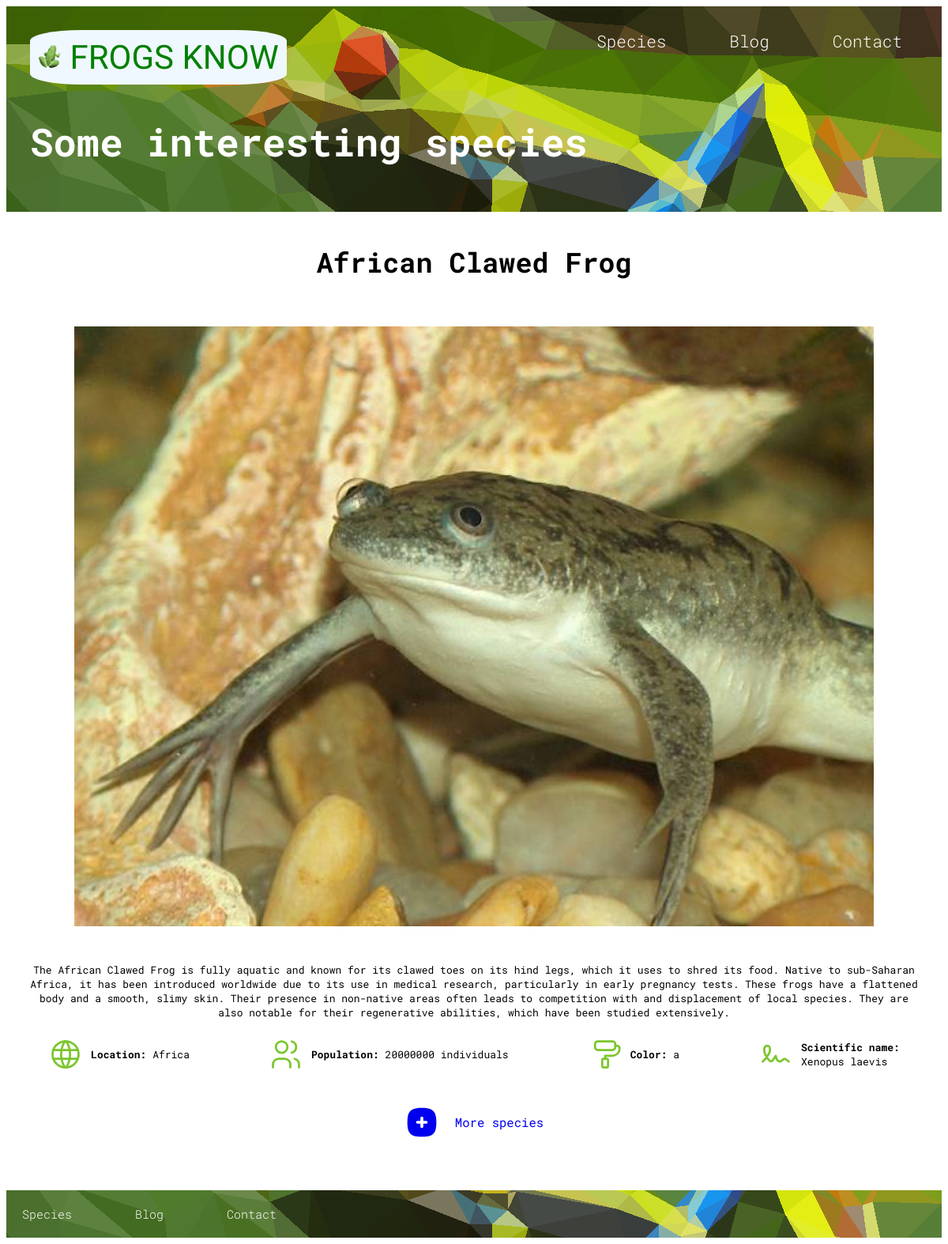
The page /specie.php?name=African+Clawed+Frog on the database its author committed.
### tables this page shows
CREATE TABLE IF NOT EXISTS `species` (
  `id` INT(11) NOT NULL AUTO_INCREMENT,
  `name` VARCHAR(45) NOT NULL,
  `continent` VARCHAR(45) NOT NULL,
  `short_description` VARCHAR(200) NOT NULL,
  `description` LONGTEXT NOT NULL,
  `picture` VARCHAR(200) NOT NULL,
  `population` INT(15) NOT NULL,
  `color` VARCHAR(45) NOT NULL,
  `name_scientific` VARCHAR(45) NOT NULL,
  PRIMARY KEY (`id`));

### includes/db/db.php (called while the page is built, shortened)
<?php
    function obtainInfoSpecie($db, $name) : array {
        $name = $db->real_escape_string($name);
        $sql = "SELECT * FROM species WHERE name = ?";
        if ($stmt = $db->prepare($sql)) {
        $stmt->bind_param('s', $name);
        $stmt->execute();
        $result = $stmt->get_result();
        if ($result) {
            if ($result->num_rows > 0) {
                $info = $result->fetch_assoc();
                return $info;
            } else {;
                return [];
            }
        } else {
            echo 'Error en la consulta: ' . $stmt->error;
            return [];
        }
    }
    }
?>

### specie.php (the view, shortened to what this page needs)
<!DOCTYPE html>
<html lang="en">
<head>
    <link rel="stylesheet" href="build/css/specie.css">
</head>
<body>
    <header class="header">
        <section class="contenedor">
            <div class="barra">
                <a href="/" class="logo">
                    <img src="build/img/logo.svg">
                    FROGS KNOW
                </a>
            <nav class="naveg">
                <a href="species.php">Species</a>
                <a href="blog.php">Blog</a>
                <a href="contact.html">Contact</a>
            </nav>
            </div>
            <h1 class="titulo">Some interesting species</h1>
    </header>
    <main>
        <?php
        include '/apache/htdocs/FrogsKnow/includes/db/db.php';
        if (isset($_GET['name'])) {
            $name = urldecode($_GET['name']);
            $db = connectDB();
            $specie = obtainInfoSpecie($db, $name);
            if (! $specie) {
                echo 'No se encontró la especie :(';
            }
            else {
                echo '
                <section class="title-specie">
                    <h1>'.htmlspecialchars($specie['name']).'</h1>
                </section>
                <picture class="pic">
                    <source srcset="build/img/'.htmlspecialchars($specie['picture']).'.jpg" type="image/jpg">
                    <img loading="lazy" src="build/img/'.htmlspecialchars($specie['picture']).'.jpg" alt="specie">
                </picture>
                <p>'.htmlspecialchars($specie['description']).'</p>
                <div class="info-specie">
                    <div class="characteristic">
                        <p><span>Location:</span> '.htmlspecialchars($specie['continent']).'</p>
                    </div>
                    <div class="characteristic">
                        <p><span>Population: </span> '.htmlspecialchars($specie['population']).' individuals</p>
                    </div>
                    <div class="characteristic">
                        <p><span>Color: </span> '.htmlspecialchars($specie['color']).'</p>
                    </div>
                    <div class="characteristic">
                        <p><span>Scientific name: <br></span> '.htmlspecialchars($specie['name_scientific']).'</p>
                    </div>
                </div>
                ';
            }
        } else {
            echo 'Error al obtener especie';
        }
        ?>
    <section>
        <a class="more" href="species.php">
            <p>More species</p>
        </a>
    </section>
    </main>
    <footer class="footer">
        <nav class="naveg">
            <a href="species.php">Species</a>
            <a href="blog.php">Blog</a>
            <a href="contact.html">Contact</a>
        </nav>
    </footer>
</body>
</html>

### build/css/specie.css (style rules this page uses)
:root { --blanco: #ffffff; --amarillo: #ffec00; --azul: #009988; --azuloscuro: #007A6D; --grisclaro: #DFE9F3; --negro: black; --rosa: #f17ce1 ; --verde: #7bc62d; --verdeclaro: #a7cd7e; }
html { font-size: 62.5%; }
body { font-family: "Roboto Mono", monospace; font-optical-sizing: auto; font-style: normal; text-align: center; }
main { margin: 2rem 3rem; margin-bottom: 6rem; }
.header .contenedor img { height: 3rem; width: 3rem; }
h1 { font-size: 350%; margin-top: 4rem; }
.titulo { text-align: left; }
p { font-size: 130%; }
.title-specie { margin: 2rem auto; }
.pic img { padding: 3rem; width: 90%; height: auto; }
.footer { background: url('/build/img/fondo_header.svg') no-repeat center center/cover; color: #fff; text-decoration: none; height: 6rem; }
.naveg { display: flex; flex-direction: row; column-gap: 4rem; height: 100%; align-items:center; font-weight: 350; }
.naveg a { text-decoration: none; color: white; font-size: 150%; justify-content: center; margin: 0 2rem; }
.more { display: flex; flex-direction: row; column-gap: 2rem; align-items: center; justify-content: center; text-decoration: none; font-size: 120%; margin-top: 3rem; }

### rows shown on the page
species: name "African Clawed Frog", picture (picture), description "The African Clawed Frog is fully aquatic and known for its clawed toes on its hind legs, which it uses to shred its food. Native to sub-Saharan Africa, it has been introduced worldwide due to its use in medical research, particularly in early pregnancy tests. These frogs have a flattened body and a smooth, slimy skin. Their presence in non-native areas often leads to competition with and displacement of local species. They are also notable for their regenerative abilities, which have been studied extensively.", continent "Africa", population "20000000", color "a", name_scientific "Xenopus laevis"
